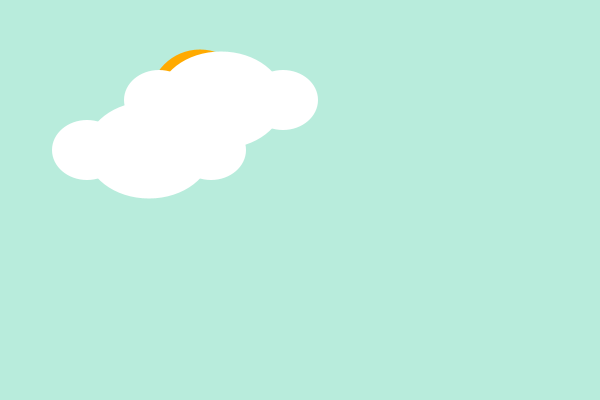
Frame 1 (no input)
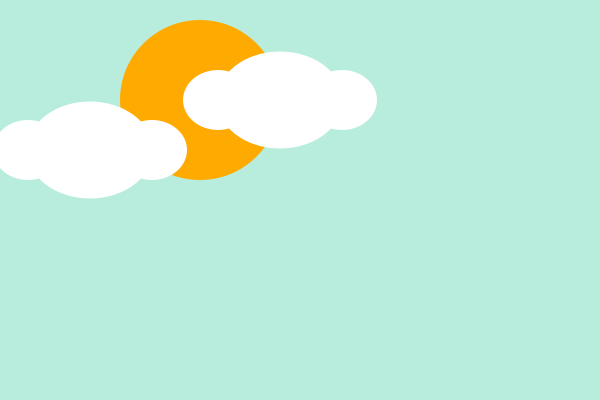
Frame 60 (the mouse pressed at the canvas centre just before this capture)
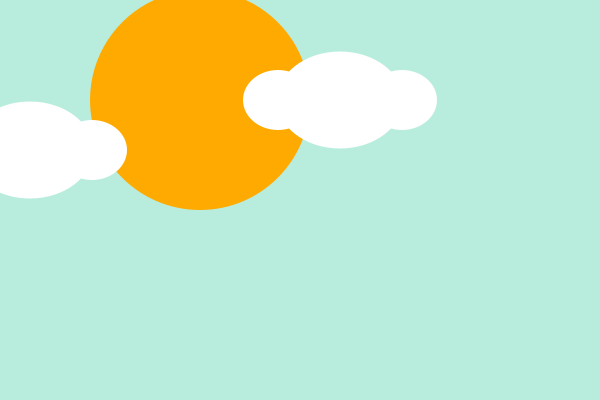
Frame 120 (the mouse held since frame 60 and released just before this capture)

The Processing sketch that drew these frames (run headless with seeded random() and noise(); from frame 60 on, the mouse is pressed at the canvas centre):

// Processing sketch: processing_175891
// ── processing_175891.pde

// Based on the KhanAcademy Processing Course, modified to run here with P5

int lX = 150;
int rX = 220;
int sunRad = 100;
int growShrink = 1;

void setup() {
size(600, 400);
noStroke();
}

void draw() {
    background(184, 236, 220);
    
  
   
    sunRad = sunRad+1*growShrink;
    fill(255, 170, 0);
    ellipse(200, 100, sunRad, sunRad);
    
    // clouds are white
    fill(255, 255, 255);
    // cloud moves left
    lX = lX - 1 * growShrink;
    ellipse(lX, 150, 126, 97);
    ellipse(lX+62, 150, 70, 60);
    ellipse(lX-62, 150, 70, 60);
    
    // cloud moves right
    rX = rX + 1 * growShrink;
    ellipse(rX, 100, 126, 97);
    ellipse(rX+62, 100, 70, 60);
    ellipse(rX-62, 100, 70, 60);
    
    // daytime
    if (sunRad == 299) growShrink = -1;
    if (sunRad == 100) growShrink = 1; 
    
};
